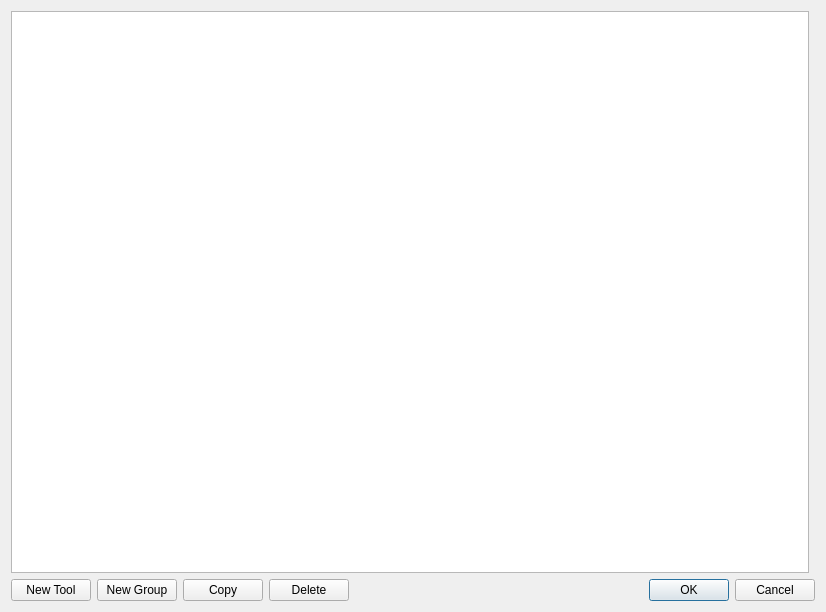
<?xml version="1.0" encoding="UTF-8"?>
<ui version="4.0">
 <class>ToolDatabase</class>
 <widget class="QDialog" name="ToolDatabase">
  <property name="geometry">
   <rect>
    <x>0</x>
    <y>0</y>
    <width>826</width>
    <height>612</height>
   </rect>
  </property>
  <property name="windowTitle">
   <string>Tool Database[*]</string>
  </property>
  <layout class="QGridLayout" name="gridLayout">
   <item row="0" column="1">
    <widget class="ToolEditForm" name="toolEdit" native="true">
     <property name="sizePolicy">
      <sizepolicy hsizetype="Fixed" vsizetype="Expanding">
       <horstretch>0</horstretch>
       <verstretch>0</verstretch>
      </sizepolicy>
     </property>
    </widget>
   </item>
   <item row="0" column="0">
    <widget class="ToolTreeView" name="treeView"/>
   </item>
   <item row="1" column="0" colspan="2">
    <layout class="QHBoxLayout" name="horizontalLayout">
     <item>
      <widget class="QPushButton" name="pbNew">
       <property name="text">
        <string>New Tool</string>
       </property>
      </widget>
     </item>
     <item>
      <widget class="QPushButton" name="pbNewGroup">
       <property name="text">
        <string>New Group</string>
       </property>
      </widget>
     </item>
     <item>
      <widget class="QPushButton" name="pbCopy">
       <property name="text">
        <string>Copy</string>
       </property>
      </widget>
     </item>
     <item>
      <widget class="QPushButton" name="pbDelete">
       <property name="text">
        <string>Delete</string>
       </property>
      </widget>
     </item>
     <item>
      <widget class="QDialogButtonBox" name="buttonBox">
       <property name="standardButtons">
        <set>QDialogButtonBox::Cancel|QDialogButtonBox::Ok</set>
       </property>
      </widget>
     </item>
    </layout>
   </item>
  </layout>
 </widget>
 <layoutdefault spacing="6" margin="11"/>
 <customwidgets>
  <customwidget>
   <class>ToolEditForm</class>
   <extends>QWidget</extends>
   <header>tooleditform.h</header>
   <container>1</container>
  </customwidget>
  <customwidget>
   <class>ToolTreeView</class>
   <extends>QTreeView</extends>
   <header>tooltreeview.h</header>
  </customwidget>
 </customwidgets>
 <resources/>
 <connections/>
</ui>
